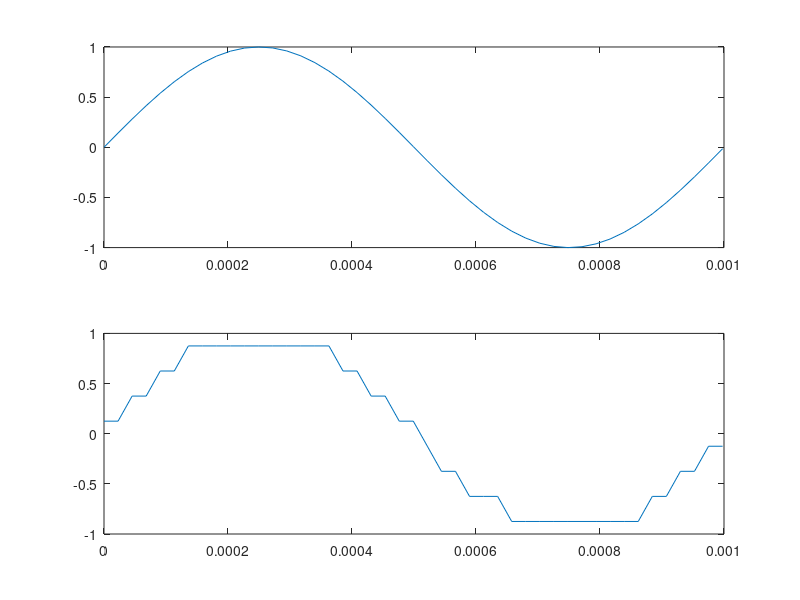

Write the MATLAB code that produced this figure.
clear all
close all
clc

fa = 44100;
fm = 1e3;
Vpp = 2; % escala de tensao
k = 3; % quantidade de bits do quantizador
passo_q = Vpp/(2^k); % passo de quantizacao
t = [0:1/fa:1/fm];
x_n = sin(2*pi*fm*t); % amostras do seno
x_quant_1 = x_n + ((Vpp/2)-(passo_q/2)); % deslocamento pra cima
x_quant_2 = x_quant_1/passo_q; % joga pro nivel de tensao
x_quant_3 = round(x_quant_2); % arredonda
aux1 = x_quant_3 == 2^k; % gera vetor de "bool" pra 8
aux2 = x_quant_3 == -1; % gera vetor de "bool" pra -1
x_quant_4 = x_quant_3 - aux1; % ajusta max ate 2^k-1
x_quant = x_quant_4 + aux2; % ajusta min em 0

x_bin_1 = de2bi(x_quant);
[linha, coluna] = size(x_bin_1);
x_bin = reshape(transpose(x_bin_1), 1, linha*coluna);

% voltando ...
x_dec_1 = reshape(x_bin, coluna, linha);
x_dec_2 = transpose(x_dec_1);
x_dec = transpose(bi2de(x_dec_2));
x_n_rec_1 = x_dec * passo_q;
x_n_rec = x_n_rec_1 - ((Vpp/2)-(passo_q/2));

figure(1)
subplot(211)
plot(t, x_n)
subplot(212)
plot(t, x_n_rec)
